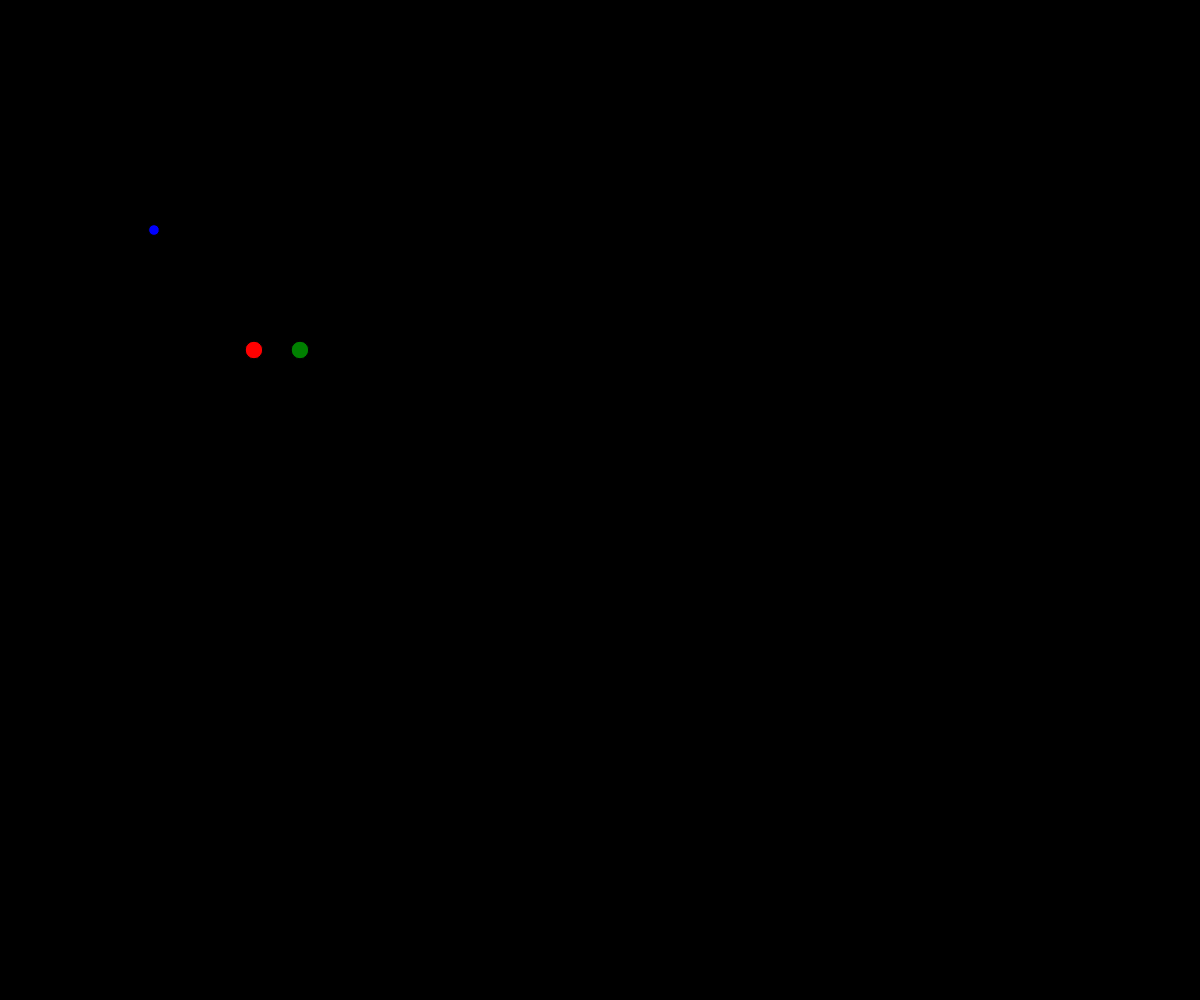
Frame 1 (no input)
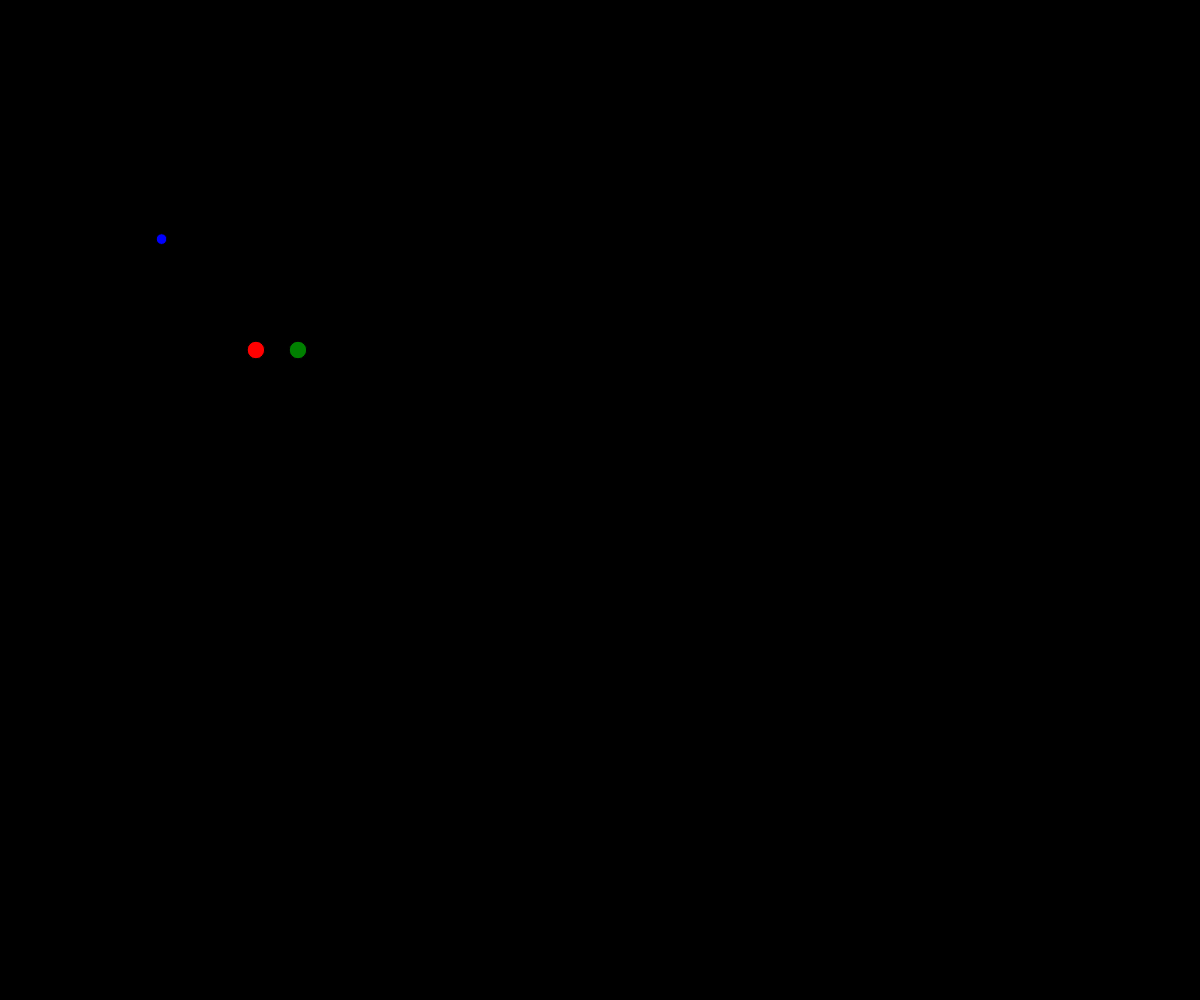
Frame 60 (no input)
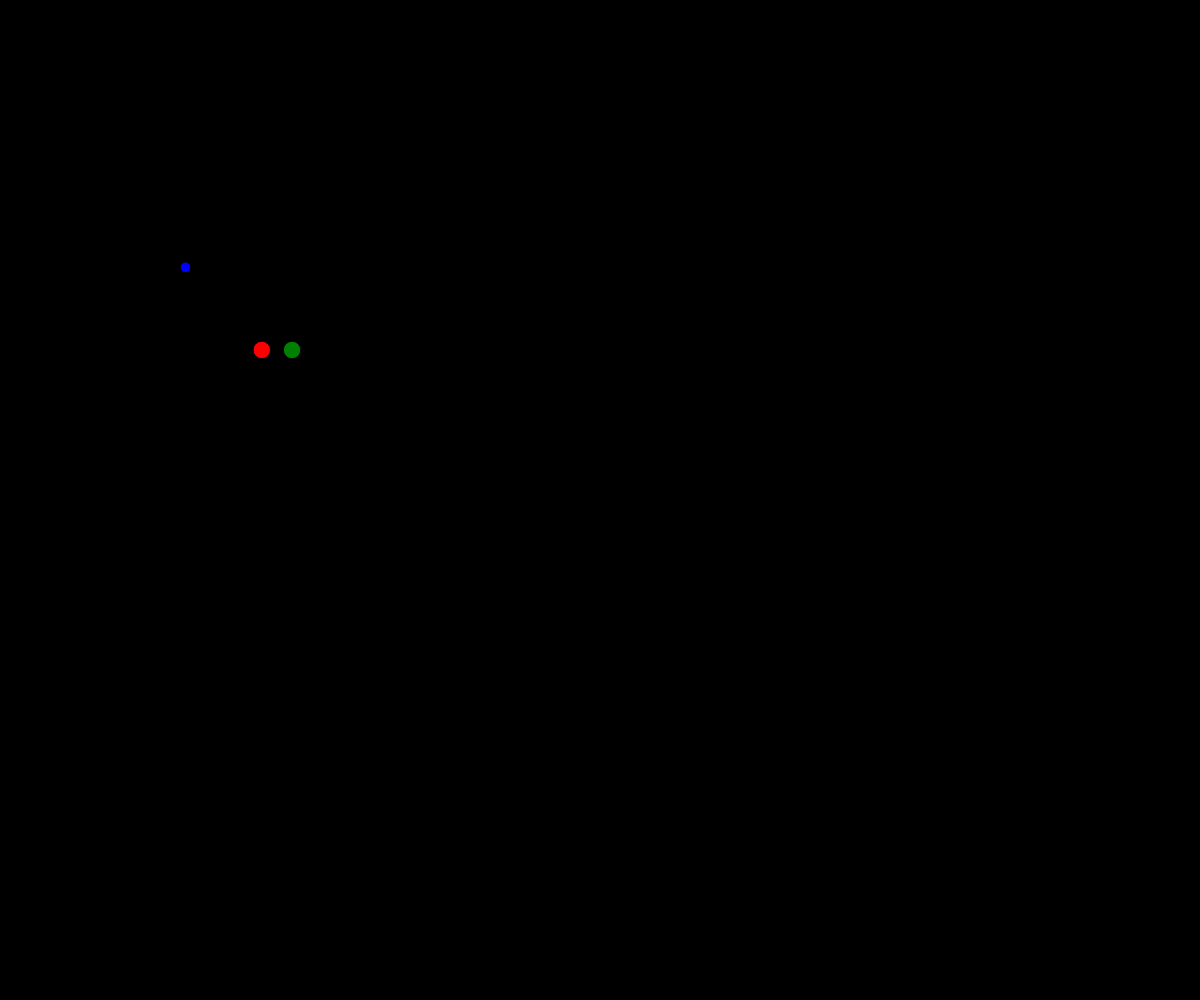
Frame 120 (the mouse pressed at the canvas centre since frame 60)

The p5.js sketch that drew these frames (run headless with seeded random() and noise() and a simulated clock; from frame 60 on, the mouse is pressed at the canvas centre):

// p5.js sketch
// ── sketch.js
class Atom {
  constructor(nucleus, electrons) {
    this.nucleus = nucleus;
    this.electrons = electrons;
  }
}
class Nucleus {
  constructor(protrons, neutrons) {
    this.protrons = protrons;
    this.neutrons = neutrons;
  }
}

// The Nature of Code
// Daniel Shiffman
// http://natureofcode.com

// Simple Particle System

// A simple Particle class

class Particle {
  constructor(x, y, mass, charge, spin) {
    this.position = createVector(x, y);
    this.velocity = createVector(0, 0);
    this.acceleration = createVector(0, 0);
    this.mass = mass;
    this.spin = spin;
    this.charge = charge;
    this.r = this.scaleValue(this.mass);
    this.color = charge < 0 ? "blue" : charge > 0 ? "red" : "green  ";
  }
  scaleValue(v, base = 5, scale = 0.5) {
    return base + Math.log(v + 1) * scale;
  }
  applyForce(force) {
    let f = force.copy();
    f.div(this.mass);
    this.acceleration.add(f);
  }

  // Method to update position
  updatePosition() {
    this.velocity.add(this.acceleration);
    this.position.add(this.velocity);
    this.acceleration.mult(0);
  }

  // Collision Detection and Resolution
  collide(other) {
    let impactVector = p5.Vector.sub(other.position, this.position);
    let d = impactVector.mag();
    if (d < this.r + other.r) {
      // Push the particles out so that they are not overlapping
      let overlap = d - (this.r + other.r);
      let dir = impactVector.copy();
      dir.setMag(overlap * 0.5);
      this.position.add(dir);
      other.position.sub(dir);

      // Correct the distance!
      d = this.r + other.r;
      impactVector.setMag(d);

      let mSum = this.mass + other.mass;
      let vDiff = p5.Vector.sub(other.velocity, this.velocity);
      // Particle A (this)
      let num = vDiff.dot(impactVector);
      let den = mSum * d * d;
      let deltaVA = impactVector.copy();
      deltaVA.mult((2 * other.mass * num) / den);
      this.velocity.add(deltaVA);
      // Particle B (other)
      let deltaVB = impactVector.copy();
      deltaVB.mult((-2 * this.mass * num) / den);
      other.velocity.add(deltaVB);
    }
  }

  // Bounce edges
  edges() {
    if (this.position.x > width - this.r) {
      this.position.x = width - this.r;
      this.velocity.x *= -1;
    } else if (this.position.x < this.r) {
      this.position.x = this.r;
      this.velocity.x *= -1;
    }

    if (this.position.y > height - this.r) {
      this.position.y = height - this.r;
      this.velocity.y *= -1;
    } else if (this.position.y < this.r) {
      this.position.y = this.r;
      this.velocity.y *= -1;
    }
  }

  electricForces(other) {
    let dir = p5.Vector.sub(this.position, other.position);
    let dist = dir.mag();

    let charge = this.charge * other.charge;

    let f = k * (charge / (dist * dist));

    let fv = dir.copy().mult(f);
    this.applyForce(fv);
  }

  // Method to display
  draw() {
    fill(this.color);
    circle(this.position.x, this.position.y, this.r * 2);
  }
}
class ParticleL extends Particle {
  constructor(x, y, mass, charge, spin) {
    super(x, y, mass, charge, spin);
  }
  strongForce(other) {
    if (other instanceof ParticleL) {
      let dir = p5.Vector.sub(this.position, other.position);
      let dist = dir.mag();
      if (Math.abs(dist) < this.r + other.r) {
        if (!(this in cue)) {
          cue.push(this);
        }
      }
      let f = k * (-1 / dist);

      let fv = dir.copy().mult(f);
      this.applyForce(fv);
    }
  }
}
class Protron extends ParticleL {
  constructor(x, y) {
    super(x, y, 1836, 1, 1 / 2);
  }
}
class Neutron extends ParticleL {
  constructor(x, y) {
    super(x, y, 1839, 0, 1 / 2);
  }
}
class Electron extends Particle {
  constructor(x, y) {
    super(x, y, 1, -1, 1);
  }
}

function clearcue(cue) {
  let paired_cue = [];
  for (let i = 0; i < cue.length; i += 2) {
    paired_cue.push([cue[i], cue[i + 1]]);
  }
  return paired_cue;
}

let particles = [];
let cue = [];
let k = 1;
function setup() {
  createCanvas(windowWidth, windowHeight);
  for (let i = 1; i < 2; i++) {
    particles.push(new Electron(154 * i, 230));
    particles.push(new Protron(254 * i, 350));
    particles.push(new Neutron(300 * i, 350));
  }
}
function draw() {
  background("black");

  for (let i = 0; i < particles.length; i++) {
    let particleA = particles[i];
    for (let j = 1; j < particles.length; j++) {
      let particleB = particles[j];
      if (particleB === particleA) {
        continue;
      }
      if (particleA instanceof ParticleL) {
        particleA.strongForce(particleB);
      }
      if (particleB instanceof ParticleL) {
        particleB.strongForce(particleA);
      }
      particleA.collide(particleB);
      particleA.electricForces(particleB);
      particleB.electricForces(particleA);
    }
    clearcue(cue);
    particleA.updatePosition();
    particleA.edges();
    particleA.draw();
  }
}
